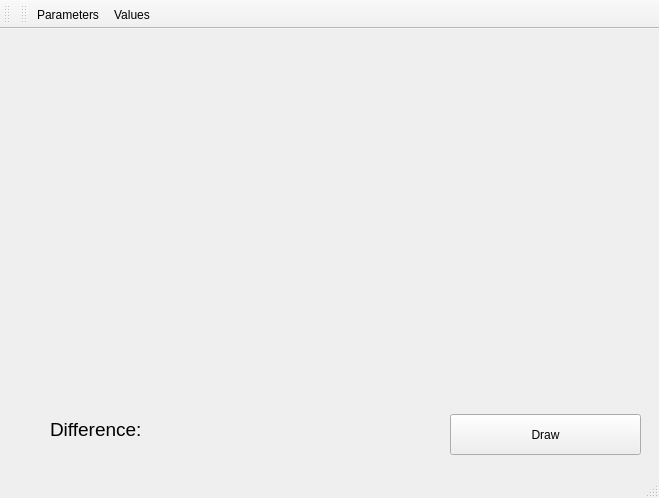
<?xml version="1.0" encoding="UTF-8"?>
<ui version="4.0">
 <class>MainWindow</class>
 <widget class="QMainWindow" name="MainWindow">
  <property name="geometry">
   <rect>
    <x>0</x>
    <y>0</y>
    <width>659</width>
    <height>498</height>
   </rect>
  </property>
  <property name="sizePolicy">
   <sizepolicy hsizetype="Fixed" vsizetype="Fixed">
    <horstretch>0</horstretch>
    <verstretch>0</verstretch>
   </sizepolicy>
  </property>
  <property name="minimumSize">
   <size>
    <width>659</width>
    <height>498</height>
   </size>
  </property>
  <property name="maximumSize">
   <size>
    <width>659</width>
    <height>498</height>
   </size>
  </property>
  <property name="windowTitle">
   <string>Fredholm</string>
  </property>
  <property name="windowIcon">
   <iconset>
    <normaloff>img/icon.png</normaloff>img/icon.png</iconset>
  </property>
  <widget class="QWidget" name="centralWidget">
   <widget class="QPushButton" name="pushButton">
    <property name="geometry">
     <rect>
      <x>450</x>
      <y>385</y>
      <width>191</width>
      <height>41</height>
     </rect>
    </property>
    <property name="text">
     <string>Draw</string>
    </property>
   </widget>
   <widget class="QwtPlot" name="Qwt_Widget" native="true">
    <property name="geometry">
     <rect>
      <x>0</x>
      <y>0</y>
      <width>661</width>
      <height>371</height>
     </rect>
    </property>
    <property name="sizePolicy">
     <sizepolicy hsizetype="Expanding" vsizetype="Expanding">
      <horstretch>0</horstretch>
      <verstretch>0</verstretch>
     </sizepolicy>
    </property>
   </widget>
   <widget class="QLabel" name="label">
    <property name="geometry">
     <rect>
      <x>50</x>
      <y>375</y>
      <width>91</width>
      <height>51</height>
     </rect>
    </property>
    <property name="font">
     <font>
      <pointsize>14</pointsize>
     </font>
    </property>
    <property name="text">
     <string>Difference:</string>
    </property>
   </widget>
   <widget class="QLabel" name="label_nev">
    <property name="geometry">
     <rect>
      <x>150</x>
      <y>390</y>
      <width>141</width>
      <height>21</height>
     </rect>
    </property>
    <property name="font">
     <font>
      <pointsize>14</pointsize>
     </font>
    </property>
    <property name="text">
     <string/>
    </property>
   </widget>
  </widget>
  <widget class="QMenuBar" name="menuBar">
   <property name="geometry">
    <rect>
     <x>0</x>
     <y>0</y>
     <width>659</width>
     <height>21</height>
    </rect>
   </property>
  </widget>
  <widget class="QToolBar" name="mainToolBar">
   <attribute name="toolBarArea">
    <enum>TopToolBarArea</enum>
   </attribute>
   <attribute name="toolBarBreak">
    <bool>false</bool>
   </attribute>
  </widget>
  <widget class="QStatusBar" name="statusBar"/>
  <widget class="QToolBar" name="toolBar">
   <property name="sizePolicy">
    <sizepolicy hsizetype="Fixed" vsizetype="Fixed">
     <horstretch>0</horstretch>
     <verstretch>0</verstretch>
    </sizepolicy>
   </property>
   <property name="windowTitle">
    <string>toolBar</string>
   </property>
   <property name="layoutDirection">
    <enum>Qt::LeftToRight</enum>
   </property>
   <attribute name="toolBarArea">
    <enum>TopToolBarArea</enum>
   </attribute>
   <attribute name="toolBarBreak">
    <bool>false</bool>
   </attribute>
   <addaction name="action"/>
   <addaction name="actionValues"/>
  </widget>
  <action name="action">
   <property name="checkable">
    <bool>false</bool>
   </property>
   <property name="text">
    <string>Parameters</string>
   </property>
   <property name="toolTip">
    <string>Parameters</string>
   </property>
  </action>
  <action name="actionValues">
   <property name="text">
    <string>Values</string>
   </property>
   <property name="toolTip">
    <string>Values</string>
   </property>
  </action>
 </widget>
 <layoutdefault spacing="6" margin="11"/>
 <customwidgets>
  <customwidget>
   <class>QwtPlot</class>
   <extends>QWidget</extends>
   <header>qwt_plot.h</header>
   <container>1</container>
  </customwidget>
 </customwidgets>
 <resources/>
 <connections/>
</ui>
